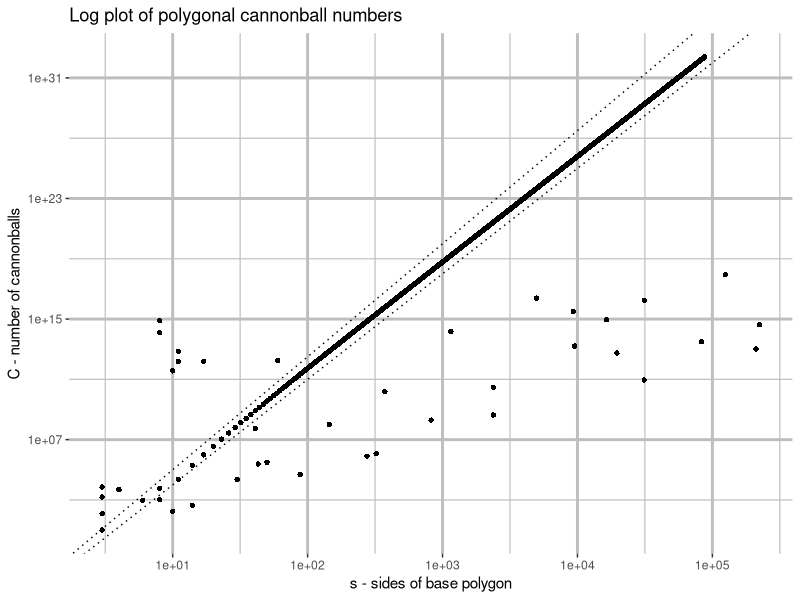
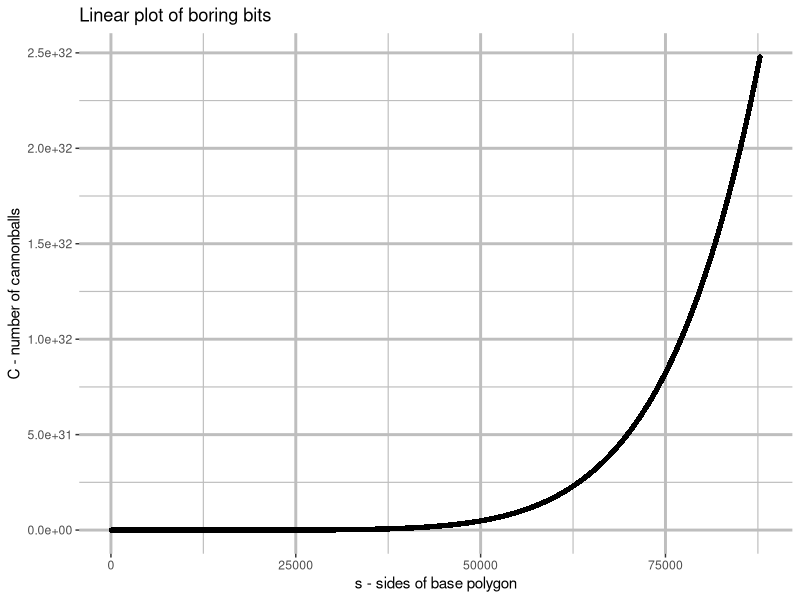
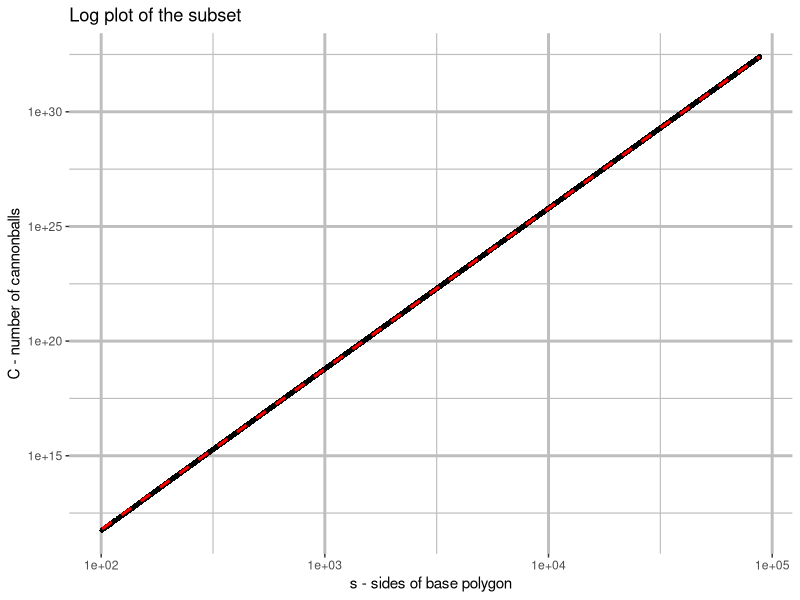
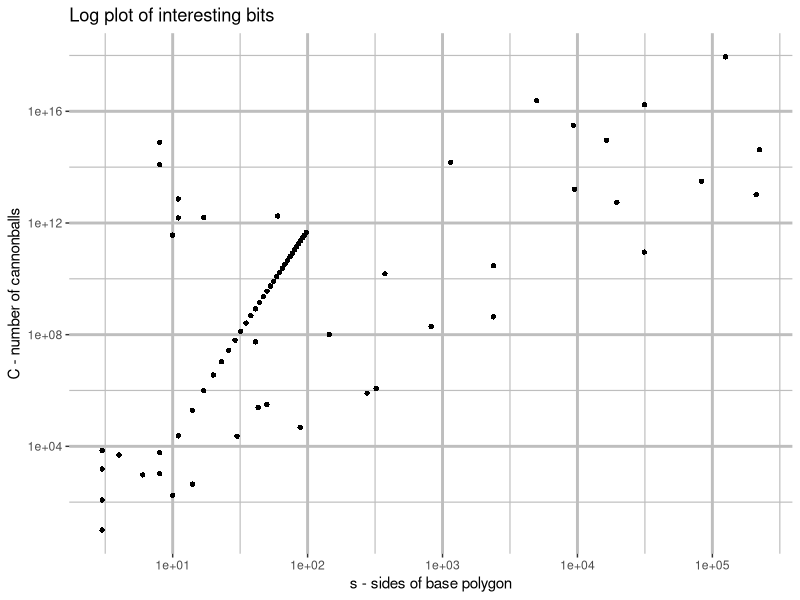

Reproduce these figures in R, in order.
library(ggplot2)

interesting_df <- read.table("interesting.tsv")
colnames(interesting_df) <- c("s", "C", "n_P", "n_C")

boring_df <- read.table("boring.tsv")
colnames(boring_df) <- c("s", "C", "n_P", "n_C")

all_df <- read.table("all.tsv")
colnames(all_df) <- c("s", "C", "n_P", "n_C")

model <- lm(log(C) ~ log(s), data=boring_df)
intercept <- coef(summary(model))["(Intercept)", "Estimate"]
grad <- coef(summary(model))["log(s)", "Estimate"]
cat("\\begin{equation*}\n")
cat("C =", exp(intercept), "\\cdot s ^ {", grad, "}\n")
cat("\\end{equation*}\n")

ggplot(all_df, aes(s, C)) +
    geom_point(shape=16) +
    ggtitle("Log plot of polygonal cannonball numbers") +
    labs(x="s - sides of base polygon", y="C - number of cannonballs") +
    theme(panel.grid.minor = element_line(colour="gray", size=0.4),
          panel.grid.major = element_line(colour="gray", size=1),
          panel.background = element_blank()) +
    scale_x_log10() +
    scale_y_log10() +
    geom_abline(intercept = -3, slope = 7, linetype="dotted") +
    geom_abline(intercept = -2.5, slope = 7.5, linetype="dotted")

ggplot(boring_df, aes(s, C)) +
    geom_point(shape=16) +
    ggtitle("Linear plot of boring bits") +
    labs(x="s - sides of base polygon", y="C - number of cannonballs") +
    theme(panel.grid.minor = element_line(colour="gray", size=0.4),
          panel.grid.major = element_line(colour="gray", size=1),
          panel.background = element_blank())

ggplot(boring_df, aes(s, C)) +
    geom_point(shape=16) +
    ggtitle("Log plot of the subset") +
    labs(x="s - sides of base polygon", y="C - number of cannonballs") +
    theme(panel.grid.minor = element_line(colour="gray", size=0.4),
          panel.grid.major = element_line(colour="gray", size=1),
          panel.background = element_blank()) +
    scale_x_log10() +
    scale_y_log10() +
    geom_smooth(method = "lm", linetype="dashed", color="red")

ggplot(interesting_df, aes(s, C)) +
    geom_point(shape=16) +
    ggtitle("Log plot of interesting bits") +
    labs(x="s - sides of base polygon", y="C - number of cannonballs") +
    theme(panel.grid.minor = element_line(colour="gray", size=0.4),
          panel.grid.major = element_line(colour="gray", size=1),
          panel.background = element_blank()) +
    scale_x_log10() +
    scale_y_log10()
